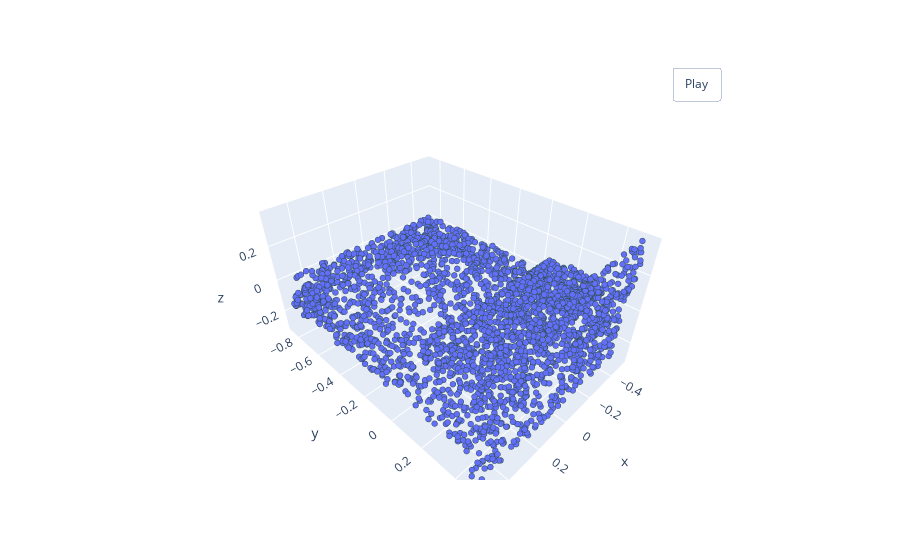

Notebook cell for this chart:
### Code cell
pcshow(*norm_pointcloud.T)

### Figure 1 — Plotly figure (JSON) as saved in the notebook; plotly's stock layout.template omitted (floating-point values rounded to 4 significant figures; data arrays with more than 128 entries replaced by an {"elided": "..."} marker saying what was removed)
{"data": [{"marker": {"line": {"color": "DarkSlateGrey", "width": 2}, "size": 2}, "mode": "markers", "type": "scatter3d", "x": {"elided": "3000 float values"}, "y": {"elided": "3000 float values"}, "z": {"elided": "3000 float values"}}], "layout": {"updatemenus": [{"buttons": [{"args": [null, {"frame": {"duration": 50, "redraw": true}, "fromcurrent": true, "mode": "immediate", "transition": {"duration": 0}}], "label": "Play", "method": "animate"}], "pad": {"r": 10, "t": 45}, "showactive": false, "type": "buttons", "x": 0.8, "xanchor": "left", "y": 1, "yanchor": "bottom"}]}}
